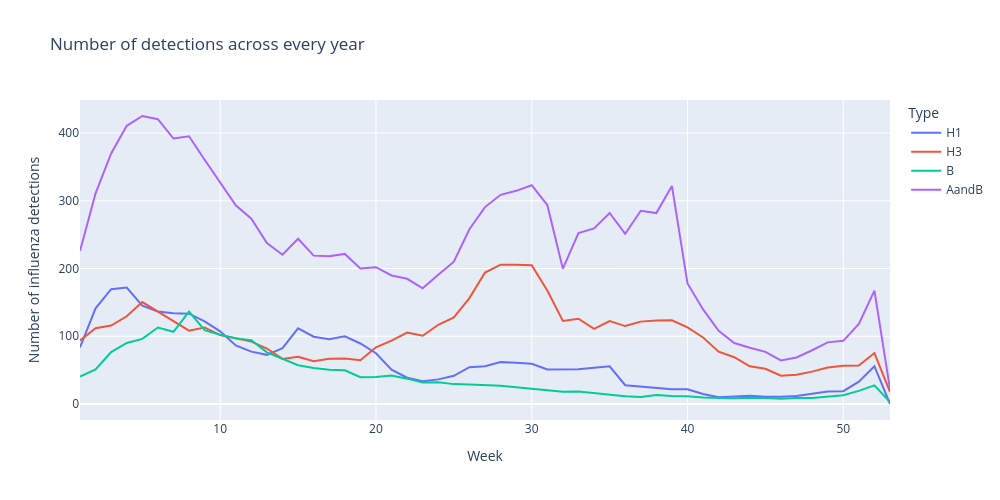

Write notebook code for a chart like this one.
### Code cell
tdf = df.drop(["Year", "From"], axis=1).groupby("Week").mean()
tdf["Week"] = tdf.index
df_long = tdf.melt(
    id_vars=["Week"],
    value_vars=["H1", "H3", "B", "AandB"],
    var_name="Type",  
    value_name="Number of influenza detections", 
)

fig = px.line(df_long, "Week", "Number of influenza detections", color="Type", 
              title="Number of detections across every year", 
              width=1000, height=500
             )
fig.show()

### Figure 1 — Plotly figure (JSON) as saved in the notebook; plotly's stock layout.template omitted (floating-point values rounded to 4 significant figures)
{"data": [{"hovertemplate": "Type=H1<br>Week=%{x}<br>Number of influenza detections=%{y}<extra></extra>", "legendgroup": "H1", "line": {"color": "#636efa", "dash": "solid"}, "marker": {"symbol": "circle"}, "mode": "lines", "name": "H1", "orientation": "v", "showlegend": true, "type": "scatter", "x": [1, 2, 3, 4, 5, 6, 7, 8, 9, 10, 11, 12, 13, 14, 15, 16, 17, 18, 19, 20, 21, 22, 23, 24, 25, 26, 27, 28, 29, 30, 31, 32, 33, 34, 35, 36, 37, 38, 39, 40, 41, 42, 43, 44, 45, 46, 47, 48, 49, 50, 51, 52, 53], "xaxis": "x", "y": [83.41, 141.2, 169.6, 171.9, 145.2, 136.6, 134.0, 133.4, 121.9, 107.3, 86.54, 77.27, 72.58, 82.42, 111.6, 99.31, 95.65, 99.85, 89.35, 75.0, 50.69, 38.81, 33.67, 36.35, 41.58, 54.31, 55.81, 61.81, 60.78, 59.44, 51.0, 50.89, 51.24, 53.61, 55.68, 27.74, 25.74, 23.74, 21.69, 21.62, 14.81, 9.964, 11.22, 12.15, 10.62, 10.59, 11.85, 14.85, 18.38, 18.96, 33.0, 55.83, 0.0], "yaxis": "y"}, {"hovertemplate": "Type=H3<br>Week=%{x}<br>Number of influenza detections=%{y}<extra></extra>", "legendgroup": "H3", "line": {"color": "#EF553B", "dash": "solid"}, "marker": {"symbol": "circle"}, "mode": "lines", "name": "H3", "orientation": "v", "showlegend": true, "type": "scatter", "x": [1, 2, 3, 4, 5, 6, 7, 8, 9, 10, 11, 12, 13, 14, 15, 16, 17, 18, 19, 20, 21, 22, 23, 24, 25, 26, 27, 28, 29, 30, 31, 32, 33, 34, 35, 36, 37, 38, 39, 40, 41, 42, 43, 44, 45, 46, 47, 48, 49, 50, 51, 52, 53], "xaxis": "x", "y": [93.79, 112.0, 115.9, 129.6, 150.5, 136.3, 122.9, 108.3, 113.0, 101.7, 96.93, 92.11, 81.89, 66.63, 69.74, 63.26, 66.96, 67.33, 64.63, 83.78, 93.52, 105.4, 100.8, 117.0, 127.7, 156.4, 194.1, 205.7, 205.4, 205.0, 167.6, 122.7, 125.9, 110.8, 122.3, 115.0, 121.6, 123.2, 123.7, 113.0, 98.15, 77.29, 69.04, 55.69, 51.92, 41.89, 43.19, 47.81, 53.77, 56.41, 56.92, 75.25, 18.0], "yaxis": "y"}, {"hovertemplate": "Type=B<br>Week=%{x}<br>Number of influenza detections=%{y}<extra></extra>", "legendgroup": "B", "line": {"color": "#00cc96", "dash": "solid"}, "marker": {"symbol": "circle"}, "mode": "lines", "name": "B", "orientation": "v", "showlegend": true, "type": "scatter", "x": [1, 2, 3, 4, 5, 6, 7, 8, 9, 10, 11, 12, 13, 14, 15, 16, 17, 18, 19, 20, 21, 22, 23, 24, 25, 26, 27, 28, 29, 30, 31, 32, 33, 34, 35, 36, 37, 38, 39, 40, 41, 42, 43, 44, 45, 46, 47, 48, 49, 50, 51, 52, 53], "xaxis": "x", "y": [40.61, 50.93, 76.67, 90.07, 96.11, 112.9, 106.7, 136.4, 109.0, 102.3, 96.89, 94.26, 76.19, 66.63, 57.19, 53.23, 50.7, 49.67, 39.67, 39.92, 42.0, 37.42, 31.85, 32.19, 29.35, 28.96, 28.33, 26.85, 24.89, 22.29, 19.85, 18.04, 18.48, 16.33, 13.89, 11.37, 10.37, 13.39, 11.85, 11.4, 9.778, 8.862, 8.519, 9.154, 9.038, 7.667, 8.926, 8.962, 10.85, 13.04, 19.32, 27.42, 3.0], "yaxis": "y"}, {"hovertemplate": "Type=AandB<br>Week=%{x}<br>Number of influenza detections=%{y}<extra></extra>", "legendgroup": "AandB", "line": {"color": "#ab63fa", "dash": "solid"}, "marker": {"symbol": "circle"}, "mode": "lines", "name": "AandB", "orientation": "v", "showlegend": true, "type": "scatter", "x": [1, 2, 3, 4, 5, 6, 7, 8, 9, 10, 11, 12, 13, 14, 15, 16, 17, 18, 19, 20, 21, 22, 23, 24, 25, 26, 27, 28, 29, 30, 31, 32, 33, 34, 35, 36, 37, 38, 39, 40, 41, 42, 43, 44, 45, 46, 47, 48, 49, 50, 51, 52, 53], "xaxis": "x", "y": [225.9, 311.0, 369.9, 410.7, 425.2, 420.5, 391.9, 395.3, 360.6, 326.7, 293.4, 273.5, 237.7, 220.3, 244.0, 219.0, 218.3, 221.6, 200.0, 202.0, 189.7, 184.9, 170.9, 190.9, 210.1, 258.0, 290.7, 308.8, 314.7, 323.0, 293.8, 199.8, 252.4, 259.2, 282.0, 251.2, 285.3, 281.9, 322.0, 177.9, 139.7, 108.2, 89.96, 82.96, 76.96, 64.37, 68.67, 79.35, 91.0, 93.25, 118.4, 167.3, 22.0], "yaxis": "y"}], "layout": {"height": 500, "legend": {"title": {"text": "Type"}, "tracegroupgap": 0}, "title": {"text": "Number of detections across every year"}, "width": 1000, "xaxis": {"anchor": "y", "domain": [0, 1], "title": {"text": "Week"}}, "yaxis": {"anchor": "x", "domain": [0, 1], "title": {"text": "Number of influenza detections"}}}}
